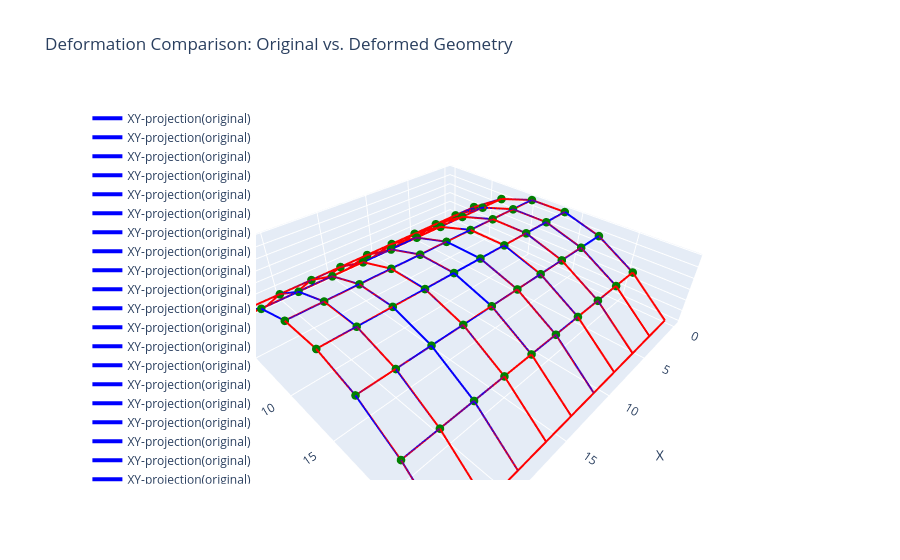

The cell this chart's notebook holds for it:
### Code cell
## Visualization
#############################################################################################################
# Coordinates assembly:
x_orig = new_coords_sg[:, 0].detach().numpy()
y_orig = new_coords_sg[:, 1].detach().numpy()
z_orig = new_coords_sg[:, 2].detach().numpy()

x_def = New_Coordinates_sg[:, 0].detach().numpy()
y_def = New_Coordinates_sg[:, 1].detach().numpy()
z_def = New_Coordinates_sg[:, 2].detach().numpy()

fig = go.Figure()

for connection in connectivity_sg:
    i, j = connection
    fig.add_trace(go.Scatter3d(
        x=[x_orig[i-1], x_orig[j-1]],
        y=[y_orig[i-1], y_orig[j-1]],
        z=[z_orig[i-1], z_orig[j-1]],
        mode='lines',
        line=dict(color='blue', width=4),
        name='XY-projection(original)'
    ))

for connection in connectivity_sg:
    i, j = connection
    fig.add_trace(go.Scatter3d(
        x=[x_def[i-1], x_def[j-1]],
        y=[y_def[i-1], y_def[j-1]],
        z=[z_def[i-1], z_def[j-1]],
        mode='lines',
        line=dict(color='red', width=4),
        name='FE Solution'
    ))

for node in Free_nodes:
    fig.add_trace(go.Scatter3d(
        x=[x_def[node-1]],
        y=[y_def[node-1]],
        z=[z_def[node-1]],
        mode='markers+text',
        marker=dict(size=5, color='green'),
        # text=[f'Node {node}'],
        textposition='top center',
        name=f'Free Node {node}'
    ))

for node in Free_nodes:
    fig.add_trace(go.Scatter3d(
        x=[x_def[node-1]],
        y=[y_def[node-1]],
        z=[z_def[node-1]],
        mode='markers+text',
        marker=dict(size=5, color='green'),
        # text=[f'Node {node}'],
        textposition='top center',
        name=f'Free Node {node}'
    ))

fig.update_layout(
    scene=dict(
        xaxis_title='X',
        yaxis_title='Y',
        zaxis_title='Z',
        aspectmode='data'
    ),
    title='Deformation Comparison: Original vs. Deformed Geometry',
    legend=dict(yanchor="top", y=0.99, xanchor="left", x=0.01)
)

fig.show()
